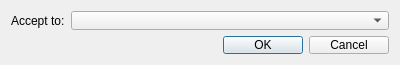
<?xml version="1.0" encoding="UTF-8"?>
<ui version="4.0">
 <class>FormatAcceptingDialog</class>
 <widget class="QDialog" name="FormatAcceptingDialog">
  <property name="geometry">
   <rect>
    <x>0</x>
    <y>0</y>
    <width>400</width>
    <height>65</height>
   </rect>
  </property>
  <property name="minimumSize">
   <size>
    <width>400</width>
    <height>65</height>
   </size>
  </property>
  <property name="maximumSize">
   <size>
    <width>400</width>
    <height>65</height>
   </size>
  </property>
  <property name="windowTitle">
   <string>Format accepting</string>
  </property>
  <layout class="QGridLayout" name="gridLayout">
   <item row="1" column="0">
    <widget class="QDialogButtonBox" name="buttonBox">
     <property name="orientation">
      <enum>Qt::Horizontal</enum>
     </property>
     <property name="standardButtons">
      <set>QDialogButtonBox::Cancel|QDialogButtonBox::Ok</set>
     </property>
    </widget>
   </item>
   <item row="0" column="0">
    <layout class="QGridLayout" name="gridLayout_2">
     <item row="0" column="0">
      <widget class="QLabel" name="acceptToLabel">
       <property name="sizePolicy">
        <sizepolicy hsizetype="Fixed" vsizetype="Preferred">
         <horstretch>0</horstretch>
         <verstretch>0</verstretch>
        </sizepolicy>
       </property>
       <property name="text">
        <string>Accept to:</string>
       </property>
      </widget>
     </item>
     <item row="0" column="1">
      <widget class="QComboBox" name="acceptionComboBox"/>
     </item>
    </layout>
   </item>
  </layout>
 </widget>
 <resources/>
 <connections>
  <connection>
   <sender>buttonBox</sender>
   <signal>accepted()</signal>
   <receiver>FormatAcceptingDialog</receiver>
   <slot>accept()</slot>
   <hints>
    <hint type="sourcelabel">
     <x>248</x>
     <y>254</y>
    </hint>
    <hint type="destinationlabel">
     <x>157</x>
     <y>274</y>
    </hint>
   </hints>
  </connection>
  <connection>
   <sender>buttonBox</sender>
   <signal>rejected()</signal>
   <receiver>FormatAcceptingDialog</receiver>
   <slot>reject()</slot>
   <hints>
    <hint type="sourcelabel">
     <x>316</x>
     <y>260</y>
    </hint>
    <hint type="destinationlabel">
     <x>286</x>
     <y>274</y>
    </hint>
   </hints>
  </connection>
 </connections>
</ui>
